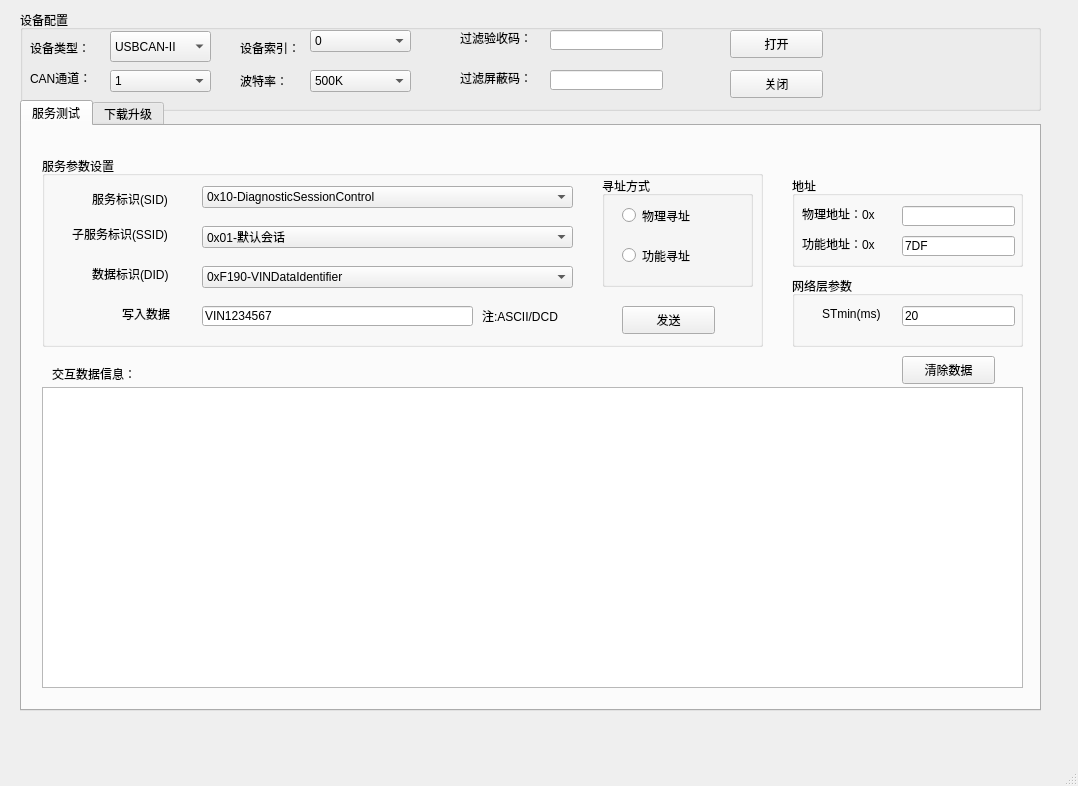
<?xml version="1.0" encoding="UTF-8"?>
<ui version="4.0">
 <class>MainWindow</class>
 <widget class="QMainWindow" name="MainWindow">
  <property name="geometry">
   <rect>
    <x>0</x>
    <y>0</y>
    <width>1078</width>
    <height>786</height>
   </rect>
  </property>
  <property name="windowTitle">
   <string>MainWindow</string>
  </property>
  <widget class="QWidget" name="centralwidget">
   <widget class="QGroupBox" name="groupBox">
    <property name="geometry">
     <rect>
      <x>20</x>
      <y>10</y>
      <width>1021</width>
      <height>101</height>
     </rect>
    </property>
    <property name="title">
     <string>设备配置</string>
    </property>
    <widget class="QLabel" name="label">
     <property name="geometry">
      <rect>
       <x>10</x>
       <y>30</y>
       <width>68</width>
       <height>15</height>
      </rect>
     </property>
     <property name="text">
      <string>设备类型：</string>
     </property>
    </widget>
    <widget class="QComboBox" name="comboBox">
     <property name="geometry">
      <rect>
       <x>90</x>
       <y>21</y>
       <width>101</width>
       <height>31</height>
      </rect>
     </property>
     <item>
      <property name="text">
       <string>USBCAN-II</string>
      </property>
     </item>
    </widget>
    <widget class="QLabel" name="label_2">
     <property name="geometry">
      <rect>
       <x>220</x>
       <y>30</y>
       <width>68</width>
       <height>15</height>
      </rect>
     </property>
     <property name="text">
      <string>设备索引：</string>
     </property>
    </widget>
    <widget class="QLabel" name="label_3">
     <property name="geometry">
      <rect>
       <x>10</x>
       <y>60</y>
       <width>68</width>
       <height>15</height>
      </rect>
     </property>
     <property name="text">
      <string>CAN通道：</string>
     </property>
    </widget>
    <widget class="QLabel" name="label_4">
     <property name="geometry">
      <rect>
       <x>220</x>
       <y>60</y>
       <width>68</width>
       <height>21</height>
      </rect>
     </property>
     <property name="text">
      <string>波特率：</string>
     </property>
    </widget>
    <widget class="QComboBox" name="comboBox_2">
     <property name="geometry">
      <rect>
       <x>290</x>
       <y>20</y>
       <width>101</width>
       <height>22</height>
      </rect>
     </property>
     <item>
      <property name="text">
       <string>0</string>
      </property>
     </item>
    </widget>
    <widget class="QComboBox" name="comboBox_3">
     <property name="geometry">
      <rect>
       <x>90</x>
       <y>60</y>
       <width>101</width>
       <height>22</height>
      </rect>
     </property>
     <item>
      <property name="text">
       <string>1</string>
      </property>
     </item>
    </widget>
    <widget class="QComboBox" name="comboBox_4">
     <property name="geometry">
      <rect>
       <x>290</x>
       <y>60</y>
       <width>101</width>
       <height>22</height>
      </rect>
     </property>
     <item>
      <property name="text">
       <string>500K</string>
      </property>
     </item>
    </widget>
    <widget class="QPushButton" name="pushButton">
     <property name="geometry">
      <rect>
       <x>710</x>
       <y>20</y>
       <width>93</width>
       <height>28</height>
      </rect>
     </property>
     <property name="text">
      <string>打开</string>
     </property>
    </widget>
    <widget class="QLabel" name="label_5">
     <property name="geometry">
      <rect>
       <x>440</x>
       <y>20</y>
       <width>91</width>
       <height>16</height>
      </rect>
     </property>
     <property name="text">
      <string>过滤验收码：</string>
     </property>
    </widget>
    <widget class="QLabel" name="label_12">
     <property name="geometry">
      <rect>
       <x>440</x>
       <y>60</y>
       <width>91</width>
       <height>16</height>
      </rect>
     </property>
     <property name="text">
      <string>过滤屏蔽码：</string>
     </property>
    </widget>
    <widget class="QLineEdit" name="lineEdit_5">
     <property name="geometry">
      <rect>
       <x>530</x>
       <y>20</y>
       <width>113</width>
       <height>20</height>
      </rect>
     </property>
    </widget>
    <widget class="QLineEdit" name="lineEdit_6">
     <property name="geometry">
      <rect>
       <x>530</x>
       <y>60</y>
       <width>113</width>
       <height>20</height>
      </rect>
     </property>
    </widget>
    <widget class="QPushButton" name="pushButton_3">
     <property name="geometry">
      <rect>
       <x>710</x>
       <y>60</y>
       <width>93</width>
       <height>28</height>
      </rect>
     </property>
     <property name="text">
      <string>关闭</string>
     </property>
    </widget>
   </widget>
   <widget class="QTabWidget" name="tabWidget">
    <property name="geometry">
     <rect>
      <x>20</x>
      <y>100</y>
      <width>1021</width>
      <height>611</height>
     </rect>
    </property>
    <property name="currentIndex">
     <number>0</number>
    </property>
    <widget class="QWidget" name="tab">
     <attribute name="title">
      <string>服务测试</string>
     </attribute>
     <widget class="QGroupBox" name="groupBox_2">
      <property name="geometry">
       <rect>
        <x>770</x>
        <y>50</y>
        <width>231</width>
        <height>91</height>
       </rect>
      </property>
      <property name="title">
       <string>地址</string>
      </property>
      <widget class="QLabel" name="label_6">
       <property name="geometry">
        <rect>
         <x>10</x>
         <y>30</y>
         <width>101</width>
         <height>16</height>
        </rect>
       </property>
       <property name="text">
        <string>物理地址：0x</string>
       </property>
      </widget>
      <widget class="QLabel" name="label_7">
       <property name="geometry">
        <rect>
         <x>10</x>
         <y>60</y>
         <width>101</width>
         <height>16</height>
        </rect>
       </property>
       <property name="text">
        <string>功能地址：0x</string>
       </property>
      </widget>
      <widget class="QLineEdit" name="lineEdit_2">
       <property name="geometry">
        <rect>
         <x>110</x>
         <y>30</y>
         <width>113</width>
         <height>20</height>
        </rect>
       </property>
      </widget>
      <widget class="QLineEdit" name="lineEdit_3">
       <property name="geometry">
        <rect>
         <x>110</x>
         <y>60</y>
         <width>113</width>
         <height>20</height>
        </rect>
       </property>
       <property name="text">
        <string>7DF</string>
       </property>
      </widget>
     </widget>
     <widget class="QGroupBox" name="groupBox_3">
      <property name="geometry">
       <rect>
        <x>770</x>
        <y>150</y>
        <width>231</width>
        <height>71</height>
       </rect>
      </property>
      <property name="title">
       <string>网络层参数</string>
      </property>
      <widget class="QLabel" name="label_8">
       <property name="geometry">
        <rect>
         <x>30</x>
         <y>30</y>
         <width>71</width>
         <height>16</height>
        </rect>
       </property>
       <property name="text">
        <string>STmin(ms)</string>
       </property>
      </widget>
      <widget class="QLineEdit" name="lineEdit_4">
       <property name="geometry">
        <rect>
         <x>110</x>
         <y>30</y>
         <width>113</width>
         <height>20</height>
        </rect>
       </property>
       <property name="text">
        <string>20</string>
       </property>
      </widget>
     </widget>
     <widget class="QGroupBox" name="groupBox_4">
      <property name="geometry">
       <rect>
        <x>20</x>
        <y>30</y>
        <width>721</width>
        <height>191</height>
       </rect>
      </property>
      <property name="title">
       <string>服务参数设置</string>
      </property>
      <widget class="QLabel" name="label_9">
       <property name="geometry">
        <rect>
         <x>50</x>
         <y>33</y>
         <width>101</width>
         <height>20</height>
        </rect>
       </property>
       <property name="text">
        <string>服务标识(SID)</string>
       </property>
      </widget>
      <widget class="QComboBox" name="comboBox_5">
       <property name="geometry">
        <rect>
         <x>160</x>
         <y>30</y>
         <width>371</width>
         <height>22</height>
        </rect>
       </property>
       <item>
        <property name="text">
         <string>0x10-DiagnosticSessionControl</string>
        </property>
       </item>
      </widget>
      <widget class="QLabel" name="label_10">
       <property name="geometry">
        <rect>
         <x>30</x>
         <y>70</y>
         <width>121</width>
         <height>16</height>
        </rect>
       </property>
       <property name="text">
        <string>子服务标识(SSID)</string>
       </property>
      </widget>
      <widget class="QComboBox" name="comboBox_6">
       <property name="geometry">
        <rect>
         <x>160</x>
         <y>70</y>
         <width>371</width>
         <height>22</height>
        </rect>
       </property>
       <item>
        <property name="text">
         <string>0x01-默认会话</string>
        </property>
       </item>
      </widget>
      <widget class="QLabel" name="label_11">
       <property name="geometry">
        <rect>
         <x>50</x>
         <y>110</y>
         <width>101</width>
         <height>16</height>
        </rect>
       </property>
       <property name="text">
        <string>数据标识(DID)</string>
       </property>
      </widget>
      <widget class="QComboBox" name="comboBox_7">
       <property name="geometry">
        <rect>
         <x>160</x>
         <y>110</y>
         <width>371</width>
         <height>22</height>
        </rect>
       </property>
       <item>
        <property name="text">
         <string>0xF190-VINDataIdentifier</string>
        </property>
       </item>
      </widget>
      <widget class="QGroupBox" name="groupBox_5">
       <property name="geometry">
        <rect>
         <x>560</x>
         <y>20</y>
         <width>151</width>
         <height>111</height>
        </rect>
       </property>
       <property name="title">
        <string>寻址方式</string>
       </property>
       <widget class="QRadioButton" name="radioButton">
        <property name="geometry">
         <rect>
          <x>20</x>
          <y>30</y>
          <width>102</width>
          <height>19</height>
         </rect>
        </property>
        <property name="text">
         <string>物理寻址</string>
        </property>
       </widget>
       <widget class="QRadioButton" name="radioButton_2">
        <property name="geometry">
         <rect>
          <x>20</x>
          <y>70</y>
          <width>102</width>
          <height>19</height>
         </rect>
        </property>
        <property name="text">
         <string>功能寻址</string>
        </property>
       </widget>
      </widget>
      <widget class="QPushButton" name="pushButton_2">
       <property name="geometry">
        <rect>
         <x>580</x>
         <y>150</y>
         <width>93</width>
         <height>28</height>
        </rect>
       </property>
       <property name="text">
        <string>发送</string>
       </property>
      </widget>
      <widget class="QLabel" name="label_14">
       <property name="geometry">
        <rect>
         <x>80</x>
         <y>150</y>
         <width>71</width>
         <height>16</height>
        </rect>
       </property>
       <property name="text">
        <string>写入数据</string>
       </property>
      </widget>
      <widget class="QLineEdit" name="lineEdit_7">
       <property name="geometry">
        <rect>
         <x>160</x>
         <y>150</y>
         <width>271</width>
         <height>20</height>
        </rect>
       </property>
       <property name="text">
        <string>VIN1234567</string>
       </property>
      </widget>
      <widget class="QLabel" name="label_15">
       <property name="geometry">
        <rect>
         <x>440</x>
         <y>150</y>
         <width>101</width>
         <height>20</height>
        </rect>
       </property>
       <property name="text">
        <string>注:ASCII/DCD</string>
       </property>
      </widget>
     </widget>
     <widget class="QTableView" name="tableView">
      <property name="geometry">
       <rect>
        <x>20</x>
        <y>261</y>
        <width>981</width>
        <height>301</height>
       </rect>
      </property>
     </widget>
     <widget class="QLabel" name="label_13">
      <property name="geometry">
       <rect>
        <x>30</x>
        <y>240</y>
        <width>101</width>
        <height>16</height>
       </rect>
      </property>
      <property name="text">
       <string>交互数据信息：</string>
      </property>
     </widget>
     <widget class="QPushButton" name="pushButton_4">
      <property name="geometry">
       <rect>
        <x>880</x>
        <y>230</y>
        <width>93</width>
        <height>28</height>
       </rect>
      </property>
      <property name="text">
       <string>清除数据</string>
      </property>
     </widget>
    </widget>
    <widget class="QWidget" name="tab_2">
     <attribute name="title">
      <string>下载升级</string>
     </attribute>
    </widget>
   </widget>
  </widget>
  <widget class="QMenuBar" name="menubar">
   <property name="geometry">
    <rect>
     <x>0</x>
     <y>0</y>
     <width>1078</width>
     <height>22</height>
    </rect>
   </property>
  </widget>
  <widget class="QStatusBar" name="statusbar"/>
 </widget>
 <resources/>
 <connections/>
</ui>
